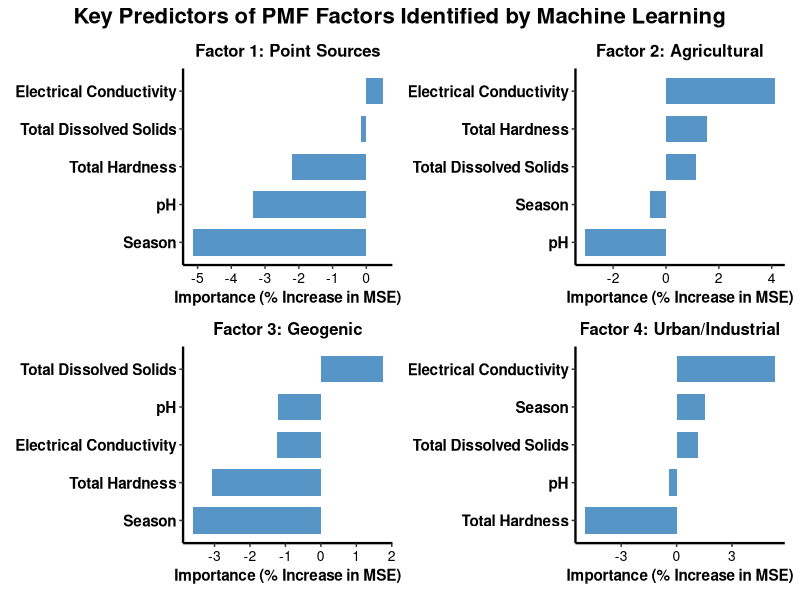
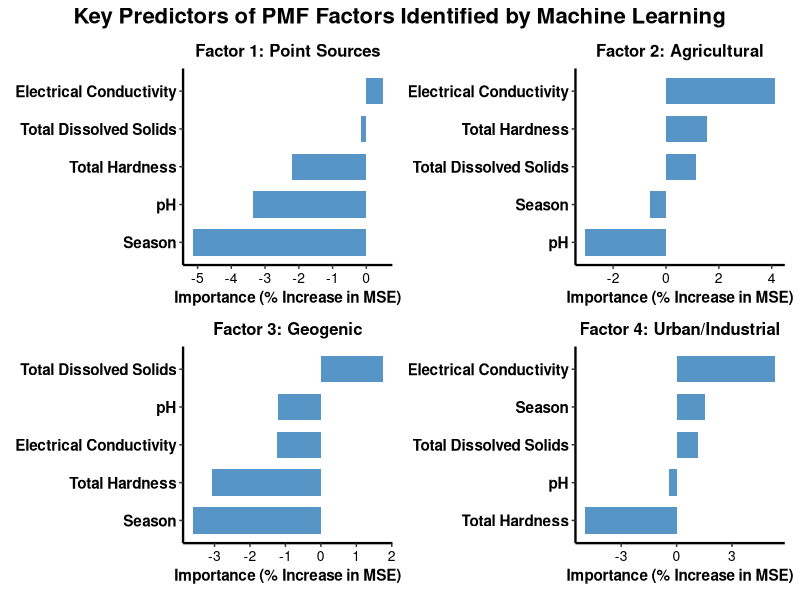

The R source for these figures, in order:
# ============================================
# RANDOM FOREST FEATURE IMPORTANCE
# ============================================

library(randomForest)
library(ggplot2)
library(dplyr)

# ============================================
# DATA (Combined with PMF factors)
# ============================================

# Note: This is a template. Replace with your actual PMF factor contributions.
set.seed(123)

sample_data <- data.frame(
  SampleID = paste0("S", 1:100),
  Factor1_PointSources = runif(100, 0.01, 0.1),
  Factor2_Agricultural = runif(100, 0.2, 0.5),
  Factor3_Geogenic = runif(100, 0.1, 0.3),
  Factor4_UrbanIndustrial = runif(100, 0.3, 0.6),
  EC = runif(100, 200, 800),
  TH = runif(100, 100, 400),
  TDS = runif(100, 150, 600),
  pH = runif(100, 6.5, 8.5),
  Season = sample(c("Dry", "Wet"), 100, replace = TRUE)
)

# Normalize to sum to 1
sample_data <- sample_data %>%
  mutate(Total = Factor1_PointSources + Factor2_Agricultural + 
           Factor3_Geogenic + Factor4_UrbanIndustrial,
         across(Factor1_PointSources:Factor4_UrbanIndustrial, ~ ./Total)) %>%
  select(-Total)

sample_data$Season <- as.factor(sample_data$Season)

# ============================================
# RANDOM FOREST MODELS
# ============================================

rf_model1 <- randomForest(Factor1_PointSources ~ EC + TH + TDS + pH + Season,
                          data = sample_data, ntree = 500, importance = TRUE)

rf_model2 <- randomForest(Factor2_Agricultural ~ EC + TH + TDS + pH + Season,
                          data = sample_data, ntree = 500, importance = TRUE)

rf_model3 <- randomForest(Factor3_Geogenic ~ EC + TH + TDS + pH + Season,
                          data = sample_data, ntree = 500, importance = TRUE)

rf_model4 <- randomForest(Factor4_UrbanIndustrial ~ EC + TH + TDS + pH + Season,
                          data = sample_data, ntree = 500, importance = TRUE)

# ============================================
# FEATURE IMPORTANCE PLOT FUNCTION
# ============================================

create_importance_plot <- function(model, source_name) {
  
  imp_data <- importance(model)
  imp_df <- data.frame(
    Feature = rownames(imp_data),
    Importance = imp_data[, "%IncMSE"]
  ) %>% arrange(desc(Importance))
  
  imp_df$Feature <- recode(imp_df$Feature,
                           "EC" = "Electrical Conductivity",
                           "TH" = "Total Hardness",
                           "TDS" = "Total Dissolved Solids",
                           "pH" = "pH",
                           "Season" = "Season")
  
  ggplot(imp_df, aes(x = Importance, y = reorder(Feature, Importance))) +
    geom_col(fill = "#2c7bb6", alpha = 0.8, width = 0.7) +
    labs(title = source_name, x = "Importance (% Increase in MSE)", y = NULL) +
    theme_classic() +
    theme(plot.title = element_text(face = "bold", size = 12, hjust = 0.5),
          axis.text.y = element_text(size = 11, face = "bold", color = "black"),
          axis.text.x = element_text(size = 10, color = "black"),
          axis.title.x = element_text(size = 11, face = "bold", color = "black"),
          axis.line = element_line(color = "black", linewidth = 0.8),
          panel.grid.major = element_blank(),
          panel.grid.minor = element_blank(),
          panel.background = element_rect(fill = "white"))
}

# ============================================
# CREATE PLOTS
# ============================================

p1 <- create_importance_plot(rf_model1, "Factor 1: Point Sources")
p2 <- create_importance_plot(rf_model2, "Factor 2: Agricultural")
p3 <- create_importance_plot(rf_model3, "Factor 3: Geogenic")
p4 <- create_importance_plot(rf_model4, "Factor 4: Urban/Industrial")

# ============================================
# COMBINE PLOTS
# ============================================

library(patchwork)

combined_plot <- (p1 + p2) / (p3 + p4) +
  plot_annotation(
    title = "Key Predictors of PMF Factors Identified by Machine Learning",
    theme = theme(plot.title = element_text(face = "bold", size = 16, hjust = 0.5))
  )

print(combined_plot)

ggsave("RF_Feature_Importance.tiff", combined_plot, width = 14, height = 12, dpi = 600)
